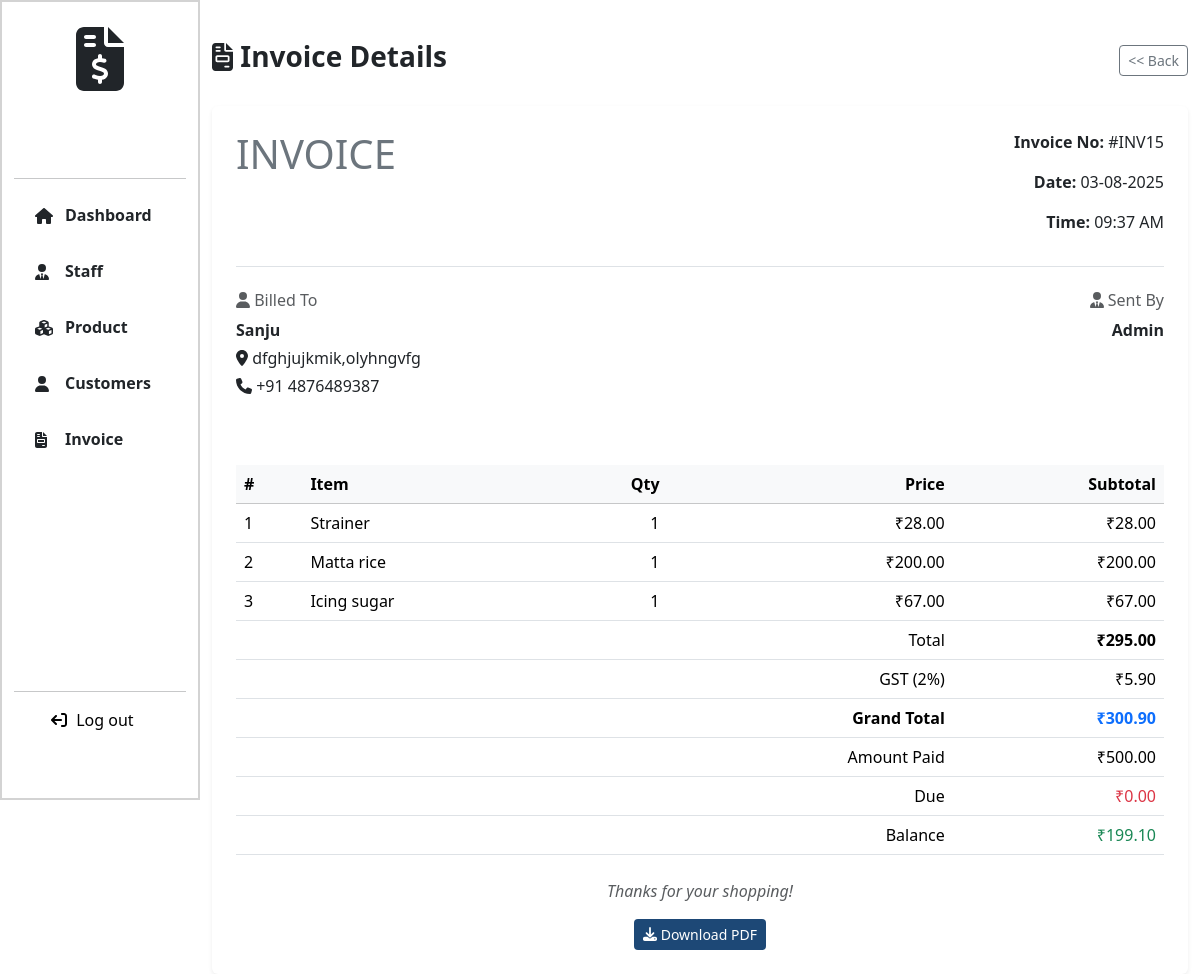
The page /invoice_view/15 (signed in) on the database its author committed.
### Billing_App/models.py (models this page shows, shortened)
class Invoice(models.Model):
    customer = models.ForeignKey(Customer, on_delete=models.CASCADE)
    staff = models.ForeignKey(User, on_delete=models.CASCADE)
    date = models.DateTimeField(auto_now_add=True)
    gst_percentage = models.IntegerField(default=2)
    gst = models.DecimalField(max_digits=5, decimal_places=2, default=0.00)
    total = models.DecimalField(max_digits=15, decimal_places=2, default=0)
    grand_total = models.DecimalField(max_digits=15, default=0, decimal_places=2)
    amount_paid = models.DecimalField(max_digits=10, decimal_places=2, default=0.00)
    amount_due = models.DecimalField(max_digits=10, decimal_places=2, default=0.00)

class Customer(models.Model):
    fullname = models.CharField(max_length=255)
    phone=models.IntegerField(unique=True)
    address = models.TextField()
    wallet = models.DecimalField(max_digits=10, decimal_places=2, default=Decimal('0.00'))
    credit_limit = models.DecimalField(max_digits=10, decimal_places=2, default=Decimal('1000.00'))

class InvoiceItem(models.Model):
    invoice = models.ForeignKey(Invoice, on_delete=models.CASCADE)
    product = models.ForeignKey(Product, on_delete=models.CASCADE)
    quantity = models.PositiveIntegerField(default=1)
    price = models.DecimalField(max_digits=10, decimal_places=2, default=0.00)
    subtotal = models.DecimalField(max_digits=10, decimal_places=2, default=0.00)

class Product(models.Model):
    product_id = models.CharField(max_length=10,null=True)
    name = models.CharField(max_length=255)
    description = models.TextField(null=True, blank=True)
    price = models.DecimalField(max_digits=10, decimal_places=2)
    stock = models.PositiveIntegerField()
    image = models.ImageField(upload_to='products/', null=True, blank=True)
    category = models.CharField(choices=CATEGORY_CHOICES, max_length=255, null=True, blank=True)
    is_active = models.BooleanField(default=True)
    created_at = models.DateTimeField(auto_now_add=True)
    updated_at = models.DateTimeField(auto_now=True)

### Billing_App/views.py (the view)
# urls.py: path('invoice_view/<int:id>',views.invoice_view,name="invoice_view"),
@login_required
def invoice_view(request, id):
  invoice = get_object_or_404(Invoice, id=id)
  invoice_items = InvoiceItem.objects.filter(invoice=invoice)
  wallet = invoice.customer.wallet
  due = 0
  balance = 0
  if wallet < 0:
    due = abs(wallet)
  elif wallet > 0:
    balance = wallet
  return render(request, 'invoice_view.html', {
    'invoice': invoice,
    'invoice_items': invoice_items,
    'due': due,
    'balance': balance
  })

### templates/invoice_view.html (shortened to what this page needs)
{% extends 'navbar.html' %}
{% load static %}
{% block link %}
<link rel="stylesheet" href="https://cdnjs.cloudflare.com/ajax/libs/font-awesome/6.4.0/css/all.min.css">
{% endblock %}
{% block content %}
<div class="col-lg-10 col-md-9 col-sm-9 page-col">
    <section class="view-page">
        <div class="d-flex justify-content-between align-items-center mb-4" style="padding-top: 40px;">
            <h3 class="fw-bold "><i class="fa-solid fa-file-invoice"></i> Invoice Details</h3>
            <a href="{% url 'invoices' %}" class="btn btn-outline-secondary btn-sm"><< Back</a>
        </div>
        <div class="invoice p-4 shadow-sm bg-white rounded">
            <div class="invoice-content">
                <div class="d-flex justify-content-between border-bottom pb-3">
                    <h1 class="text-uppercase text-secondary">Invoice</h1>
                    <div class="text-end">
                        <p><strong>Invoice No:</strong> #INV{{ invoice.id }}</p>
                        <p><strong>Date:</strong> {{ invoice.date|date:"d-m-Y" }}</p>
                        <p><strong>Time:</strong> {{ invoice.date|time:"h:i A" }}</p>
                    </div>
                </div>
                <div class="row mt-4" style="height: 150px;">
                    <div class="col-md-6">
                        <h6 class="text-muted"><i class="fa-solid fa-user"></i> Billed To</h6>
                        <p class="mb-1 fw-bold">{{ invoice.customer.fullname }}</p>
                        <p class="mb-1"><i class="fa-solid fa-location-dot"></i> {{ invoice.customer.address }}</p>
                        <p><i class="fa-solid fa-phone"></i> +91 {{ invoice.customer.phone }}</p>
                    </div>
                    <div class="col-md-6 text-md-end">
                        <h6 class="text-muted"><i class="fa-solid fa-user-tie"></i> Sent By</h6>
                        <p class="fw-bold">{% if request.user.is_superuser %}Admin{% else %}{{ invoice.staff.first_name }} {{ invoice.staff.last_name }}{% endif %}</p>
                    </div>
                </div>
                <table class="table table-hover mt-4">
                    <thead class="table-light">
                        <tr>
                            <th>#</th>
                            <th>Item</th>
                            <th class="text-end">Qty</th>
                            <th class="text-end">Price</th>
                            <th class="text-end">Subtotal</th>
                        </tr>
                    </thead>
                    <tbody>
                        {% for item in invoice_items %}
                        <tr>
                            <td>{{ forloop.counter }}</td>
                            <td>{{ item.product.name }}</td>
                            <td class="text-end">{{ item.quantity }}</td>
                            <td class="text-end">₹{{ item.price }}</td>
                            <td class="text-end">₹{{ item.subtotal }}</td>
                        </tr>
                        {% endfor %}
                    </tbody>
                    <tfoot>
                        <tr>
                            <td colspan="3"></td>
                            <td class="text-end">Total</td>
                            <td class="text-end fw-semibold">₹{{ invoice.total }}</td>
                        </tr>
                        <tr>
                            <td colspan="3"></td>
                            <td class="text-end">GST ({{ invoice.gst_percentage }}%)</td>
                            <td class="text-end">₹{{ invoice.gst }}</td>
                        </tr>
                        <tr>
                            <td colspan="3"></td>
                            <td class="text-end fw-bold">Grand Total</td>
                            <td class="text-end fw-bold text-primary">₹{{ invoice.grand_total }}</td>
                        </tr>
                        <tr>
                            <td colspan="3"></td>
                            <td class="text-end">Amount Paid</td>
                            <td class="text-end">₹{{ invoice.amount_paid }}</td>
                        </tr>
                        <tr>
                            <td colspan="3"></td>
                            <td class="text-end">Due</td>
                            <td class="text-end text-danger">₹{{ due|floatformat:2 }}</td>
                        </tr>
                        <tr>
                            <td colspan="3"></td>
                            <td class="text-end">Balance</td>
                            <td class="text-end text-success">₹{{ balance|floatformat:2 }}</td>
                        </tr>
                    </tfoot>
                </table>
                <div class="text-center mt-4">
                    <p class="text-muted fst-italic">Thanks for your shopping!</p>
                    <a href="{% url 'invoice_pdf' invoice.id %}" class="btn btn-sm" style="background-color:#1d4876; color: white;">
                        <i class="fa-solid fa-download"></i> Download PDF
                    </a>
                </div>
            </div>
        </div>
    </section>
</div>
{% endblock %}

### static/css/index.css (style rules this page uses)
body { margin: 0px; padding: 0px; box-sizing: border-box; }

### static/css/style.css (style rules this page uses)
.row { height: 100vh; }
.page-col { background-color: white; margin-left: auto; }

### rows shown on the page
Invoice: id "15", date "03-08-2025", date "09:37 AM", customer.fullname "Sanju", customer.address "dfghjujkmik,olyhngvfg", customer.phone "4876489387", total "295.00", gst_percentage "2", gst "5.90", grand_total "300.90", amount_paid "500.00"
InvoiceItem: product.name "Strainer", quantity "1", price "28.00", subtotal "28.00"
InvoiceItem: product.name "Matta rice", quantity "1", price "200.00", subtotal "200.00"
InvoiceItem: product.name "Icing sugar", quantity "1", price "67.00", subtotal "67.00"
Customer: wallet "199.10"

### other values the page prints
{{ due|floatformat:2 }} "0.00"
